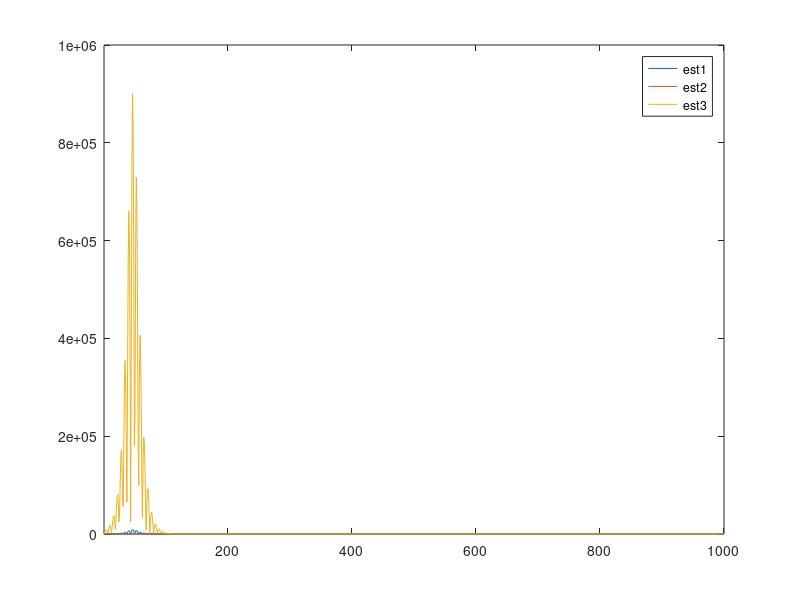

The MATLAB source for this figure:
clear all; close all; clc;

A = [9.9985 * 10^-1, 9.8510 * 10^-3;
    -2.9553 * 10-2, 9.7030 * 10^-1];
B = [4.9502 * 10^-5;
    9.8510 * 10^-3];

H = [1, 0];

Q = 1;
R = 0.01;
N = 1001;
dt = 0.01;
time = (0:N-1)' * dt;

x0_true = [1; 1];

rng(42)
w = sqrt(Q) * randn(N,1);
v = sqrt(R) * randn(N,1);
x_true = zeros(2, N);
x_true(:,1) = x0_true;

for k = 1:N-1
    x_true(:,k+1) = A * x_true(:,k) + B * w(k);
end

y_meas = H * x_true + v';
function [x_hat_plus, P_plus, x_hat_minus, P_minus] = ...
    runKalmanFilter(A, B, H, Q, R, y_meas, x_hat0_minus, P0_minus, N)
    x_hat_minus = zeros(2, N);
    x_hat_plus = zeros(2, N);
    P_minus = zeros(2,2,N);
    P_plus = zeros(2,2,N);

    x_hat_minus(:,1) = x_hat0_minus;
    P0_minus(:, :, 1) = P0_minus;
    for k=1:N
        Kk = P_minus(:, :, k) * H' / (H * P_minus(:, :, k) * H' + R);
        x_hat_plus(:, k) = x_hat_minus(:, k) + Kk * (y_meas(k) - H * x_hat_minus(:, k));
        P_plus(:, :, k) = (eye(2) - Kk * H) * P_minus(:, :, k);

        if k < N
            x_hat_minus(:, k+1) = A * x_hat_plus(:, k);
            P_minus(:, :, k+1) = A * P_plus(:, :, k) * A' + B * Q * B';
        end
    end
end


% Case 1: Initial state [0,0], P0 = I
fprintf('Running Case 1...\n');
x_hat0_1 = [0; 0];
P0_1 = [1 1;
    1 1];
[x_hat_plus_1, P_plus_1] = runKalmanFilter(A, B, H, Q, R, y_meas, [0;0], [0 0;0 0], N);
[x_hat_plus_2, P_plus_2] = runKalmanFilter(A, B, H, Q, R, y_meas, [1;1], [0.01 0.01;0.01 0.01], N);
[x_hat_plus_3, P_plus_3] = runKalmanFilter(A, B, H, Q, R, y_meas, [100; 100], [1 1; 1 1], N);
error_1 = x_true - x_hat_plus_1;
error_2 = x_true - x_hat_plus_2;
error_3 = x_true - x_hat_plus_3;
dist1 = sqrt(sum((error_1).^2));
dist2 = sqrt(sum((error_2).^2));
dist3 = sqrt(sum((error_3).^2));
figure;
plot(1:N, [dist1.', dist2.', dist3.']); legend('est1', 'est2', 'est3')
xlim([1, N]);

return
sigma_bounds_1 = 3 * squeeze(sqrt([P_plus_1(1,1,:), P_plus_1(2,2,:)]))';

% Plot Case 1
figure('Position', [100, 100, 1200, 800]);

subplot(2,2,1);
plot(time, error_1(1,:), 'b', 'LineWidth', 1.5); hold on;
plot(time, sigma_bounds_1(:,1), 'r--', 'LineWidth', 1);
plot(time, -sigma_bounds_1(:,1), 'r--', 'LineWidth', 1);
xlabel('Time (s)'); ylabel('Error');
title('Case 1: State 1 Error (x\_hat0 = [0;0], P0 = I)');
legend('Error', '3σ Bound', 'Location', 'best');
grid on;

subplot(2,2,2);
plot(time, error_1(2,:), 'b', 'LineWidth', 1.5); hold on;
plot(time, sigma_bounds_1(:,2), 'r--', 'LineWidth', 1);
plot(time, -sigma_bounds_1(:,2), 'r--', 'LineWidth', 1);
xlabel('Time (s)'); ylabel('Error');
title('Case 1: State 2 Error (x\_hat0 = [0;0], P0 = I)');
legend('Error', '3σ Bound', 'Location', 'best');
grid on;


sgtitle('Kalman Filter Estimation Errors with 3σ Bounds');



sgtitle('Kalman Filter Estimation Errors with 3σ Bounds (Continued)');

%% Convergence Analysis
fprintf('\n=== Convergence Analysis ===\n');

% Check if errors remain within 3σ bounds
for i = 1:4
    switch i
        case 1
            error = error_1;
            sigma_bounds = sigma_bounds_1;
            case_name = 'Case 1';
    end
    
    % Check if errors are within 3σ bounds (after initial transient)
    steady_state_start = 501; % Start checking from middle of simulation
    within_bounds_state1 = sum(abs(error(1, steady_state_start:end)) <= sigma_bounds(steady_state_start:end, 1)');
    
    percentage_state1 = within_bounds_state1 / (N - steady_state_start + 1) * 100;
    
    fprintf('%s:\n', case_name);
    fprintf('  State 1: %.2f%% of errors within 3σ bounds\n', percentage_state1);
    
    % Check final error magnitude
    final_error_state1 = abs(error(1, end));
    fprintf('  Final errors: State1 = %.4f', final_error_state1);
end

%% Display System Information
fprintf('=== System Information ===\n');
fprintf('Sampling interval: %.3f s\n', dt);
fprintf('Simulation duration: %.1f s\n', time(end));
fprintf('Process noise variance Q: %.2f\n', Q);
fprintf('Measurement noise variance R: %.4f\n', R);
fprintf('Eigenvalues of Phi: %.4f, %.4f\n', eig(A));
